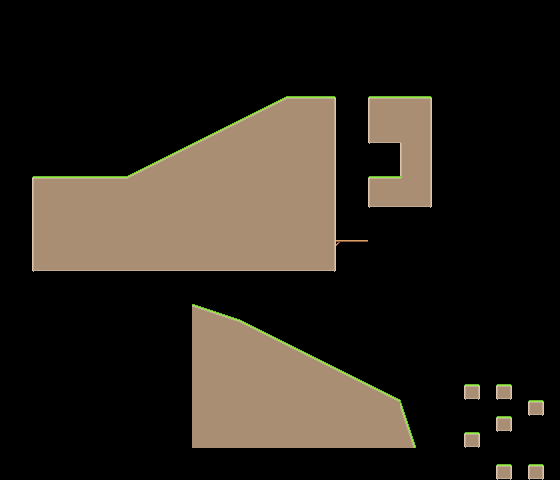

Below is a game level as drawn by its tile map, then a one-line description and the .tmx file that defines it, in full:
An orthogonal 35x30 tile map with 16x16 px tiles, 1 tile layer (ground) and 11 objects.

<map version="1.2" tiledversion="1.3.2" orientation="orthogonal" renderorder="right-down" compressionlevel="0" width="35" height="30" tilewidth="16" tileheight="16" infinite="0" nextlayerid="3" nextobjectid="12">
 <editorsettings>
  <export target="physics-test.lua" format="lua" />
 </editorsettings>
 <tileset firstgid="1" source="../graphics/base-tileset.tsx" />
 <layer id="1" name="ground" width="35" height="30">
  <data encoding="csv">
0,0,0,0,0,0,0,0,0,0,0,0,0,0,0,0,0,0,0,0,0,0,0,0,0,0,0,0,0,0,0,0,0,0,0,
0,0,0,0,0,0,0,0,0,0,0,0,0,0,0,0,0,0,0,0,0,0,0,0,0,0,0,0,0,0,0,0,0,0,0,
0,0,0,0,0,0,0,0,0,0,0,0,0,0,0,0,0,0,0,0,0,0,0,0,0,0,0,0,0,0,0,0,0,0,0,
0,0,0,0,0,0,0,0,0,0,0,0,0,0,0,0,0,0,0,0,0,0,0,0,0,0,0,0,0,0,0,0,0,0,0,
0,0,0,0,0,0,0,0,0,0,0,0,0,0,0,0,0,0,0,0,0,0,0,0,0,0,0,0,0,0,0,0,0,0,0,
0,0,0,0,0,0,0,0,0,0,0,0,0,0,0,0,0,0,0,0,0,0,0,0,0,0,0,0,0,0,0,0,0,0,0,
0,0,0,0,0,0,0,0,0,0,0,0,0,0,0,0,2147483662,2147483661,2,2,3,0,0,2147483651,2,2,3,0,0,0,0,0,0,0,0,
0,0,0,0,0,0,0,0,0,0,0,0,0,0,2147483662,2147483661,2147483671,11,11,11,12,0,0,2147483660,11,11,12,0,0,0,0,0,0,0,0,
0,0,0,0,0,0,0,0,0,0,0,0,2147483662,2147483661,2147483671,11,11,11,11,11,12,0,0,2147483669,20,2147483667,12,0,0,0,0,0,0,0,0,
0,0,0,0,0,0,0,0,0,0,2147483662,2147483661,2147483671,11,11,11,11,11,11,11,12,0,0,0,0,2147483660,12,0,0,0,0,0,0,0,0,
0,0,0,0,0,0,0,0,2147483662,2147483661,2147483671,11,11,11,11,11,11,11,11,11,12,0,0,0,0,2147483660,12,0,0,0,0,0,0,0,0,
0,0,2147483651,2,2,2,2,2,2147483671,11,11,11,11,11,11,11,11,11,11,11,12,0,0,2147483651,2,2147483649,12,0,0,0,0,0,0,0,0,
0,0,2147483660,11,11,11,11,11,11,11,11,11,11,11,11,11,11,11,11,11,12,0,0,2147483669,20,20,21,0,0,0,0,0,0,0,0,
0,0,2147483660,11,11,11,11,11,11,11,11,11,11,11,11,11,11,11,11,11,12,0,0,0,0,0,0,0,0,0,0,0,0,0,0,
0,0,2147483660,11,11,11,11,11,11,11,11,11,11,11,11,11,11,11,11,11,12,0,0,0,0,0,0,0,0,0,0,0,0,0,0,
0,0,2147483660,11,11,11,11,11,11,11,11,11,11,11,11,11,11,11,11,11,12,4,5,0,0,0,0,0,0,0,0,0,0,0,0,
0,0,2147483669,20,20,20,20,20,20,20,20,20,20,20,20,20,20,20,20,20,21,0,0,0,0,0,0,0,0,0,0,0,0,0,0,
0,0,0,0,0,0,0,0,0,0,0,0,0,0,0,0,0,0,0,0,0,0,0,0,0,0,0,0,0,0,0,0,0,0,0,
0,0,0,0,0,0,0,0,0,0,0,0,0,0,0,0,0,0,0,0,0,0,0,0,0,0,0,0,0,0,0,0,0,0,0,
0,0,0,0,0,0,0,0,0,0,0,0,15,16,17,0,0,0,0,0,0,0,0,0,0,0,0,0,0,0,0,0,0,0,0,
0,0,0,0,0,0,0,0,0,0,0,0,11,11,26,13,14,0,0,0,0,0,0,0,0,0,0,0,0,0,0,0,0,0,0,
0,0,0,0,0,0,0,0,0,0,0,0,11,11,11,2147483659,23,13,14,0,0,0,0,0,0,0,0,0,0,0,0,0,0,0,0,
0,0,0,0,0,0,0,0,0,0,0,0,11,11,11,2147483659,2147483659,2147483659,23,13,14,0,0,0,0,0,0,0,0,0,0,0,0,0,0,
0,0,0,0,0,0,0,0,0,0,0,0,11,11,11,2147483659,2147483659,2147483659,2147483659,2147483659,23,13,14,0,0,0,0,0,0,0,0,0,0,0,0,
0,0,0,0,0,0,0,0,0,0,0,0,11,11,11,2147483659,2147483659,2147483659,2147483659,2147483659,2147483659,2147483659,23,13,14,0,0,0,0,10,0,10,0,0,0,
0,0,0,0,0,0,0,0,0,0,0,0,11,11,11,2147483659,2147483659,2147483659,2147483659,2147483659,2147483659,2147483659,2147483659,2147483659,23,3758096401,0,0,0,0,0,0,0,10,0,
0,0,0,0,0,0,0,0,0,0,0,0,11,11,11,11,11,11,11,11,11,11,11,11,11,3758096400,0,0,0,0,0,10,0,0,0,
0,0,0,0,0,0,0,0,0,0,0,0,11,11,11,11,11,11,11,11,11,11,11,11,11,3758096399,0,0,0,10,0,0,0,0,0,
0,0,0,0,0,0,0,0,0,0,0,0,0,0,0,0,0,0,0,0,0,0,0,0,0,0,0,0,0,0,0,0,0,0,0,
0,0,0,0,0,0,0,0,0,0,0,0,0,0,0,0,0,0,0,0,0,0,0,0,0,0,0,0,0,0,0,10,0,10,0
</data>
 </layer>
 <objectgroup id="2" name="solid">
  <object id="1" x="33" y="177">
   <polygon points="0,0 95,0 255,-80 302,-80 302,93 0,93" />
  </object>
  <object id="2" x="369" y="97">
   <polygon points="0,0 0,45 32,45 32,80 0,80 0,109 62,109 62,0" />
  </object>
  <object id="3" x="335" y="240">
   <polygon points="0,0 33,0 33,6 0,6" />
  </object>
  <object id="4" x="192" y="305">
   <polygon points="0,0 48,15 208,95 223,143 0,143" />
  </object>
  <object id="5" x="465" y="386">
   <polygon points="0,0 14,0 14,12 0,12" />
  </object>
  <object id="6" x="497" y="386">
   <polygon points="0,0 14,0 14,12 0,12" />
  </object>
  <object id="7" x="497" y="418">
   <polygon points="0,0 14,0 14,12 0,12" />
  </object>
  <object id="8" x="465" y="434">
   <polygon points="0,0 14,0 14,12 0,12" />
  </object>
  <object id="9" x="497" y="466">
   <polygon points="0,0 14,0 14,12 0,12" />
  </object>
  <object id="10" x="529" y="466">
   <polygon points="0,0 14,0 14,12 0,12" />
  </object>
  <object id="11" x="529" y="402">
   <polygon points="0,0 14,0 14,12 0,12" />
  </object>
 </objectgroup>
</map>
